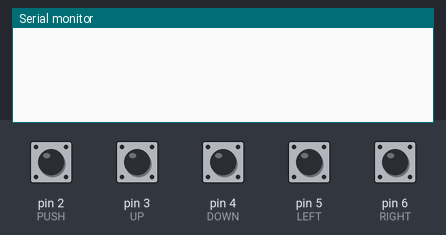
This sketch was run on a simulated Arduino Uno, built with avr-gcc and run on an emulated ATmega328P. Parts: the last lines printed to the serial monitor. The test bench sets the inputs (shaded band); at power-on: pin 2 (PUSH), pin 3 (UP), pin 4 (DOWN), pin 5 (LEFT), pin 6 (RIGHT) HIGH.

Above: at 1.2 s.
1.3 s: pin 2 (PUSH) pulled LOW for 0.15 s
At 2.5 s:
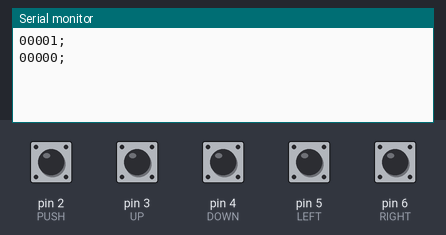
2.9 s: pin 3 (UP) pulled LOW for 0.15 s
At 4.2 s:
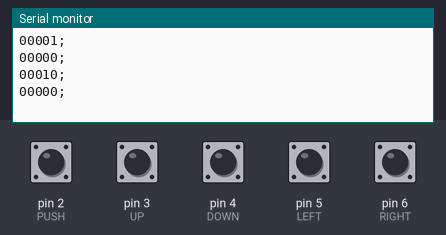
4.5 s: pin 4 (DOWN) pulled LOW for 0.15 s
At 5.2 s:
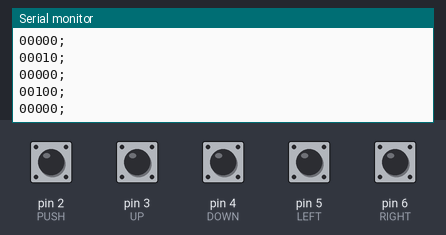
6.1 s: pin 5 (LEFT) pulled LOW for 0.15 s
At 6.6 s:
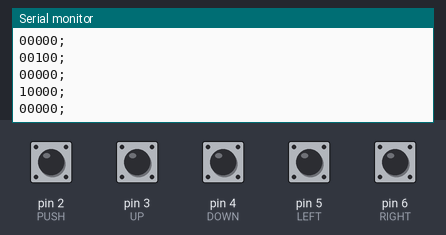
7.7 s: pin 6 (RIGHT) pulled LOW for 0.15 s
At 8.5 s:
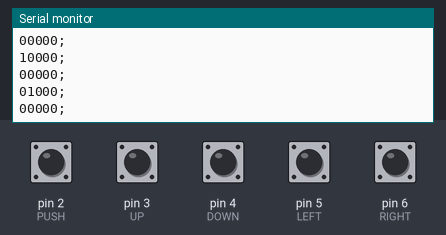
Timing chart, 0 to 10.3 s (numbered marks = the images above; inputs shaded):
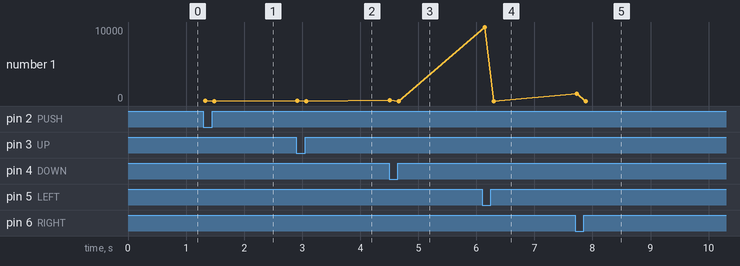

Measured:
- after the input at 1.3 s, the serial monitor: prints a new line at once (image 1)
- after the input at 2.9 s, the serial monitor: prints a new line at once (image 2)
- after the input at 4.5 s, the serial monitor: prints a new line at once (image 3)
- after the input at 6.1 s, the serial monitor: prints a new line at once (image 4)
- after the input at 7.7 s, the serial monitor: prints a new line at once (image 5)

The sketch:

test1.ino
```cpp
#include "ButtonDebounce.h"

// 2018-10-11
// using an Arduino micro to read
// signals from a joystick
// and a push button

#define LEFT   5
#define RIGHT  6
#define DOWN   4
#define UP     3
#define PUSH   2

ButtonDebounce left(  LEFT,  50 );
ButtonDebounce right( RIGHT, 50 );
ButtonDebounce down(  DOWN,  50 );
ButtonDebounce up(    UP,    50 );
ButtonDebounce push(  PUSH,  50 );

// callback functions
void leftChanged(int state){
  //Serial.println("Left Changed: " + String(state));
  printStates();
}

void rightChanged(int state){
  //Serial.println("Right Changed: " + String(state));
  printStates();
}

void downChanged(int state){
  //Serial.println("Down Changed: " + String(state));
  printStates();
}

void upChanged(int state){
  //Serial.println("Up Changed: " + String(state));
  printStates();
}

void pushChanged(int state){
  //Serial.println("Push Changed: " + String(state));
  printStates();
}

// SETUP /////////////////////////////////////////////////////////////////////
void setup()
{
  Serial.begin(9600);

  left.setCallback(leftChanged);
  right.setCallback(rightChanged);
  down.setCallback(downChanged);
  up.setCallback(upChanged);
  push.setCallback(pushChanged);
}

// LOOP //////////////////////////////////////////////////////////////////////
void loop()
{
  left.update();
  right.update();
  down.update();
  up.update();
  push.update();

  delay(1);
}

// PRINT STATES //////////////////////////////////////////////////////////////
void printStates()
{
  Serial.print( !left.state() );
  Serial.print( !right.state() );
  Serial.print( !down.state() );
  Serial.print( !up.state() );
  Serial.print( !push.state() );
  Serial.println(";");
}
```

ButtonDebounce.cpp
```cpp
#include "Arduino.h"
#include "ButtonDebounce.h"

ButtonDebounce::ButtonDebounce(int pin, unsigned long delay){
  pinMode(pin, INPUT_PULLUP);
  _pin = pin;
  _delay = delay;
  _lastDebounceTime = 0;
  _lastStateBtn = HIGH;
}

bool ButtonDebounce::isTimeToUpdate(){
  return (millis() - _lastDebounceTime) > _delay;
}

void ButtonDebounce::update(){
  if(!isTimeToUpdate()) return;
  _lastDebounceTime = millis();
  int btnState = digitalRead(_pin);
  if(btnState == _lastStateBtn) return;
  _lastStateBtn = btnState;
  if(this->callback) this->callback(_lastStateBtn);
}

int ButtonDebounce::state(){
  return _lastStateBtn;
}

void ButtonDebounce::setCallback(BTN_CALLBACK){
  this->callback = callback;
}
```

ButtonDebounce.h
```cpp
/*
  ButtonDebounce.h - Library for Button Debounce.
  Created by Maykon L. Capellari, September 30, 2017.
  Released into the public domain.
*/
#ifndef ButtonDebounce_h
#define ButtonDebounce_h

#include "Arduino.h"

#define BTN_CALLBACK void (*callback)(int)

class ButtonDebounce{
  private:
    int _pin;
    unsigned long _delay;
    unsigned long _lastDebounceTime;
    int _lastStateBtn;
    BTN_CALLBACK;
    bool isTimeToUpdate();
  public:
    ButtonDebounce(int pin, unsigned long delay);
    void update();
    int state();
    void setCallback(BTN_CALLBACK);
};

#endif
```
